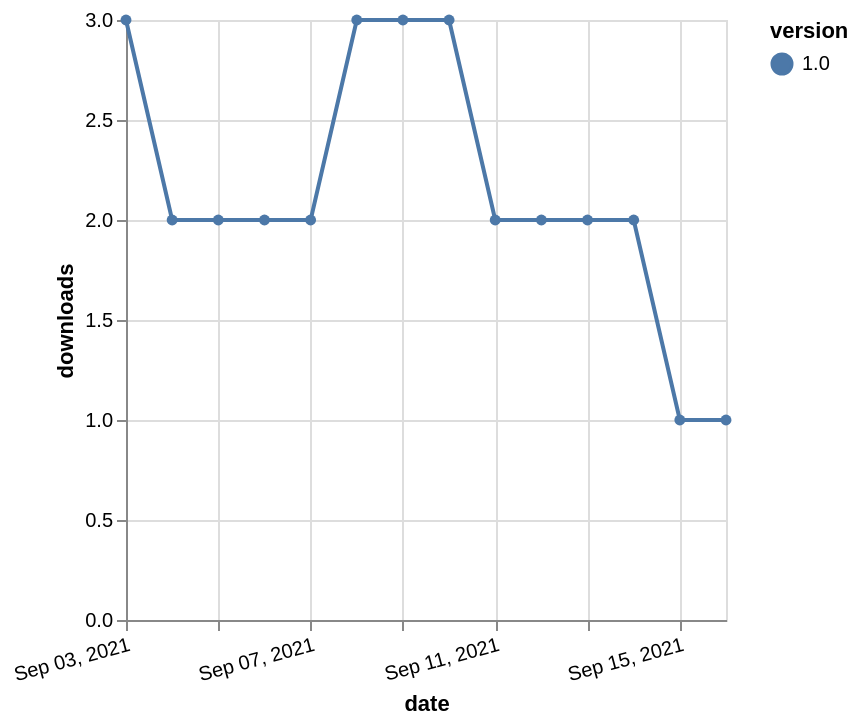

Source (Vega-Lite JSON):
### Vega-Lite specification from a JSON file in a GitHub repository (floating-point values rounded to 4 significant figures)
{"$schema": "https://vega.github.io/schema/vega-lite/v5.json", "description": "A simple bar chart with embedded data.", "data": {"values": [{"date": "2021-09-03", "total": 210, "delta": 3, "version": "1.0"}, {"date": "2021-09-04", "total": 212, "delta": 2, "version": "1.0"}, {"date": "2021-09-05", "total": 214, "delta": 2, "version": "1.0"}, {"date": "2021-09-06", "total": 216, "delta": 2, "version": "1.0"}, {"date": "2021-09-07", "total": 218, "delta": 2, "version": "1.0"}, {"date": "2021-09-08", "total": 221, "delta": 3, "version": "1.0"}, {"date": "2021-09-09", "total": 224, "delta": 3, "version": "1.0"}, {"date": "2021-09-10", "total": 227, "delta": 3, "version": "1.0"}, {"date": "2021-09-11", "total": 229, "delta": 2, "version": "1.0"}, {"date": "2021-09-12", "total": 231, "delta": 2, "version": "1.0"}, {"date": "2021-09-13", "total": 233, "delta": 2, "version": "1.0"}, {"date": "2021-09-14", "total": 235, "delta": 2, "version": "1.0"}, {"date": "2021-09-15", "total": 236, "delta": 1, "version": "1.0"}, {"date": "2021-09-16", "total": 237, "delta": 1, "version": "1.0"}]}, "width": "container", "mark": {"type": "line", "point": {"filled": true}}, "encoding": {"x": {"field": "date", "type": "temporal", "timeUnit": "yearmonthdate", "title": "date", "axis": {"labelAngle": -15}}, "y": {"field": "delta", "type": "quantitative", "title": "downloads"}, "color": {"field": "version", "type": "nominal"}, "tooltip": {"field": "delta"}}}
